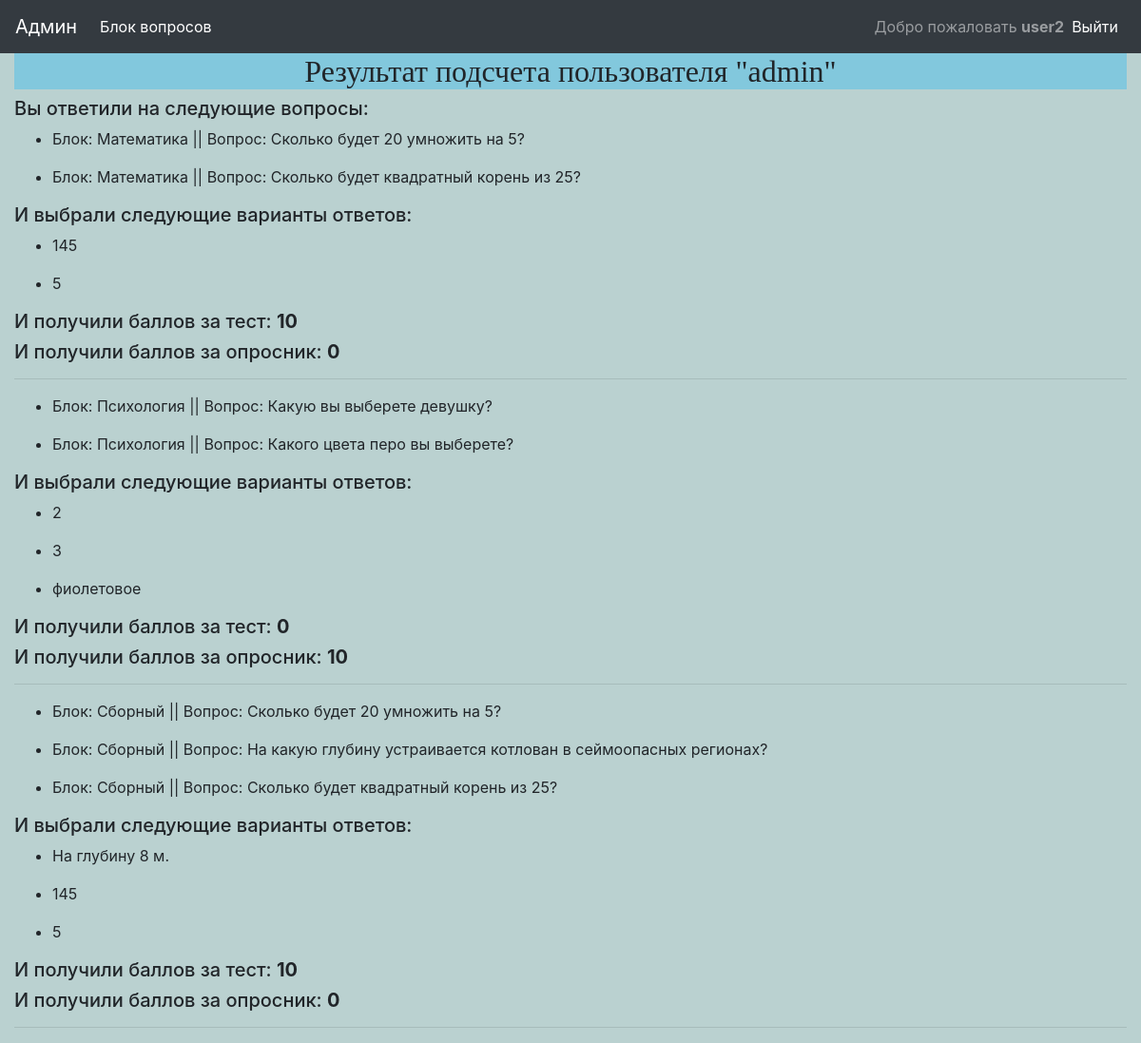
/results/admin (signed in), run on the app's committed database.
### questions/models.py (models this page shows, shortened)
class QuestionInBlock(models.Model):
	question = models.ForeignKey(Question, on_delete=models.CASCADE, related_name='question', null=True, verbose_name='Вопрос')
	block = models.ForeignKey(Block, on_delete=models.CASCADE, related_name='block', verbose_name='Блок')
	class Meta:
		verbose_name = 'Вопрос в блоке'
		verbose_name_plural = 'Вопросы в блоке'

class Block(models.Model):
	POLL = 'PL'
	TEST = 'TS'
	TYPE_BLOCK_CHOICES = [
		(POLL, 'Опросник'),
		(TEST, 'Тест'),
	]
	type_block = models.CharField("Тип тестов", max_length=2, choices=TYPE_BLOCK_CHOICES, default=TEST)
	title = models.CharField("Название", max_length=128, null=True, blank=True)
	description = tinymce_models.HTMLField("Описание", blank=True)
	question_count = models.SmallIntegerField("Question count", help_text = 'Поле не заполнять', default=0)
	is_passed = models.BooleanField("Сделать тест недоступным", default=False, help_text='Поставте галочку, для деактивации теста')
	date_begin = models.DateTimeField('Дата начала теста', default=timezone.now)
	class Meta:
		verbose_name = 'Блок тестов'
		verbose_name_plural = 'Блоки тестов'

class Question(models.Model):
	RADIO = 'RO'
	CHECKBOX = 'CX'
	TYPE_VARIANT_CHOICES = [
		(RADIO, 'Радиокнопка'),
		(CHECKBOX, 'Чекбокс'),
	]
	title = models.CharField("Вопрос", max_length=264, null=True, blank=True)
	image = models.ImageField("Картинка", blank=True, upload_to='media')
	type_variant = models.CharField("Выбор варианта", max_length=2, choices=TYPE_VARIANT_CHOICES, default=RADIO)
	class Meta:
		verbose_name = 'Вопрос'
		verbose_name_plural = 'Вопросы'

class UserProfile(models.Model):
	user = models.ForeignKey(User, on_delete=models.CASCADE, verbose_name='Пользователь', blank=True, null=True)
	question_in_block = models.ManyToManyField(QuestionInBlock, related_name='question_in_block', verbose_name='Вопросы в блоке', default='', blank=True)
	answer = models.ManyToManyField(Answer, related_name='user_answer', verbose_name='Ответы', default='', blank=True)
	poll_total = models.SmallIntegerField("Сумма ответов опросника", editable=True, default=0)
	test_total = models.SmallIntegerField("Сумма ответов в тесте", editable=True, default=0)
	is_full = models.BooleanField("Проверка заполненности", default=False)
	class Meta:
		verbose_name = 'Статистика пользователя'
		verbose_name_plural = 'Статистика пользователей'

class Answer(models.Model):
	title = models.CharField("Ответ", max_length=128, null=True, blank=True)
	question = models.ForeignKey(Question, on_delete=models.CASCADE, related_name='answer_in_question', verbose_name='Вопрос', null=True)
	correct = models.BooleanField(default=True,  help_text = 'Ставим галочку, если необходимо учесть вес ответа')
	weight = models.SmallIntegerField("Вес ответа в опроснике", editable=True, default=0)
	class Meta:
		verbose_name = 'Ответ'
		verbose_name_plural = 'Ответы'

### questions/views.py (the view)
# urls.py: path('results/<name>', login_required(ResultView.as_view()), name='results'),
class ResultView(ListView):# view results of passed tests for current user
	context_object_name = 'answer_list'
	template_name = 'results.html'
	def get_queryset(self):
		self.user = get_object_or_404(User, username=self.kwargs['name'])
		return UserProfile.objects.filter(user=self.user)
	def get_context_data(self, **kwargs):
		context = super().get_context_data(**kwargs)
		context['actual_user'] = self.user
		return context

### questions/templates/results.html (shortened to what this page needs)
{% extends 'base.html' %}
{% block header %}Результат подсчета пользователя "{{ actual_user }}"{% endblock header %}
{% block content %}
<h5>Вы ответили на следующие вопросы:</h5>
{% for questions in answer_list %}
    {% for q in questions.question_in_block.all %}
        <ul>
            <li>Блок: {{ q.block.title }} || Вопрос: {{ q.question.title }}</li>
        </ul>
        {% endfor %}
    <h5>И выбрали следующие варианты ответов:</h5>
    {% for a in questions.answer.all %}
        <ul>
            <li>{{ a.title }}</li>
        </ul>
    {% endfor %}
        <h5>И получили баллов за тест: <strong>{{ questions.test_total }}</strong></h5>
        <h5>И получили баллов за опросник: <strong>{{ questions.poll_total }}</strong></h5>
        <hr>
{% endfor %}
{% endblock %}

### questions/templates/base.html (shortened to what this page needs)
<!DOCTYPE html>
{% load static %}
<html lang="en">
<head>
    {% block bootstrap_header %}
    <link rel="stylesheet" href='{% static "css/bootstrap.min.css" %}' />
    {% endblock bootstrap_header %}
</head>
<body style="background-color: rgb(186, 209, 208);">
    <nav class="navbar navbar-expand-lg navbar-dark bg-dark">
        <a class="navbar-brand" href="{% url 'admin:index' %}">Админ</a>
        <div class="collapse navbar-collapse" id="navbarSupportedContent">
          <ul class="navbar-nav mr-auto">
            {% if user.is_authenticated %}
            <li class="nav-item active">
              <a class="nav-link" href="{% url 'blocks' %}">Блок вопросов</a>
            </li>
            {% endif %}
          </ul>
          {% if user.is_authenticated %}
          <span class="navbar-text">Добро пожаловать <strong>{{ user.username }}</strong></span>
          {% endif %}
          <ul class="nav justify-content-end navbar-nav">
            <li class="nav-item active">
              <a class="nav-link" href="{% url 'logout' %}">Выйти</a>
            </li>
          </ul>
        </div>
      </nav>
      <div class="container-fluid">
        <div class="row">
          <div class="col-12">
            <h2 class="text-center" style="background-color: #82c8dd; font-family: 'Lobster', cursive;">{% block header %}{% endblock header %}</h2>
          </div>
        </div>
    {% block content %}
    {% endblock content %}
      </div>
</body>
</html>

### data on the page
UserProfile: test_total "10", poll_total "0"
QuestionInBlock: block "Математика", question "Сколько будет 20 умножить на 5?"
QuestionInBlock: block "Математика", question "Сколько будет квадратный корень из 25?"
Answer: title "145"
Answer: title "5"
UserProfile: test_total "0", poll_total "10"
QuestionInBlock: block "Психология", question "Какую вы выберете девушку?"
QuestionInBlock: block "Психология", question "Какого цвета перо вы выберете?"
Answer: title "2"
Answer: title "3"
Answer: title "фиолетовое"
UserProfile: test_total "10", poll_total "0"
QuestionInBlock: block "Сборный", question "Сколько будет 20 умножить на 5?"
QuestionInBlock: block "Сборный", question "На какую глубину устраивается котлован в сеймоопасных регионах?"
QuestionInBlock: block "Сборный", question "Сколько будет квадратный корень из 25?"
Answer: title "На глубину 8 м."

### other printed values
{{ user.username }} "user2"
{{ actual_user }} "admin"
